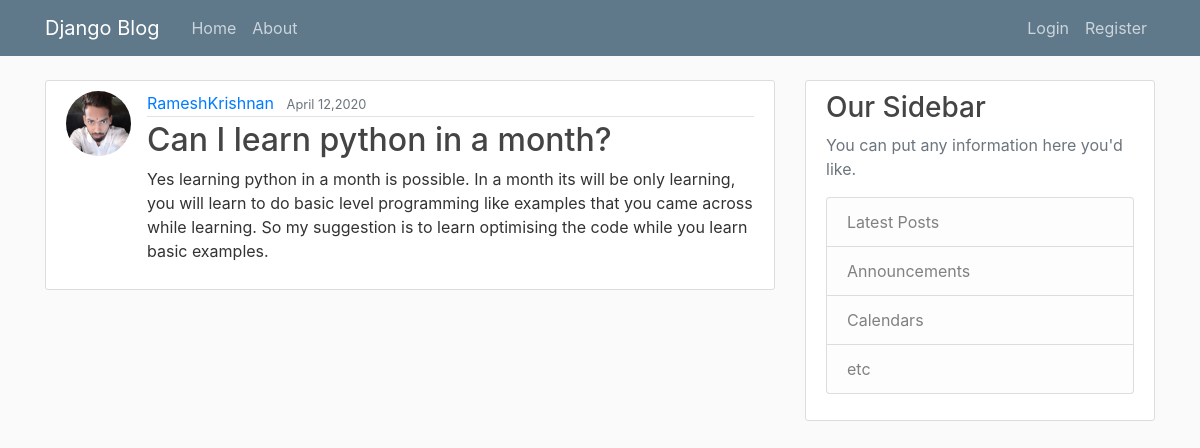
The app's page /post/1/ with its own data.
### blog/models.py (models this page shows, shortened)
class Post(models.Model):
    title = models.CharField(max_length=100)
    content = models.TextField()
    date_posted = models.DateTimeField(default=timezone.now)
    author = models.ForeignKey(User, on_delete=models.CASCADE)

### users/models.py (models this page shows, shortened)
class Profile(models.Model):
    user = models.OneToOneField(User, on_delete=models.CASCADE)
    image = models.ImageField(default="default.jpg", upload_to="profile_pics")

### blog/views.py (the view)
# urls.py: path("post/<int:pk>/", PostDetailView.as_view(), name="post-detail"),
class PostDetailView(DetailView):
    model = Post

### blog/templates/blog/post_detail.html (shortened to what this page needs)
{% extends "blog/base.html" %}
{% block content %}
    <article class="media content-section">
        <img class="rounded-circle article-img" src="{{ object.author.profile.image.url }}">
        <div class="media-body">
            <div class="article-metadata">
                <a class="mr-2" href="{% url "user-posts" object.author.username %}">{{ object.author }}</a>
                <small class=" text-muted">{{ object.date_posted|date:"F d,Y" }} </small>
            </div>
            <h2 class="article-title">  {{ object.title }}</h2>
            <p class="article-content">{{ object.content }}</p>
        </div>
    </article>
{% endblock content %}

### blog/static/main.css (style rules this page uses)
body { background: #fafafa; color: #333333; margin-top: 5rem; }
h1, h2, h3, h4, h5, h6 { color: #444444; }
.content-section { background: #ffffff; padding: 10px 20px; border: 1px solid #dddddd; border-radius: 3px; margin-bottom: 20px; }
.article-title { color: #444444; }
.article-content { white-space: pre-line; }
.article-img { height: 65px; width: 65px; margin-right: 16px; }
.article-metadata { padding-bottom: 1px; margin-bottom: 4px; border-bottom: 1px solid #e3e3e3 }

### records on screen
Post: author.profile.image (picture), author "RameshKrishnan", date_posted "April 12,2020", title "Can I learn python in a month?", content "Yes learning python in a month is possible. In a month its will be only learning, you will learn to do basic level programming like examples that you came across while learning. So my suggestion is to learn optimising the code while you learn basic examples."
